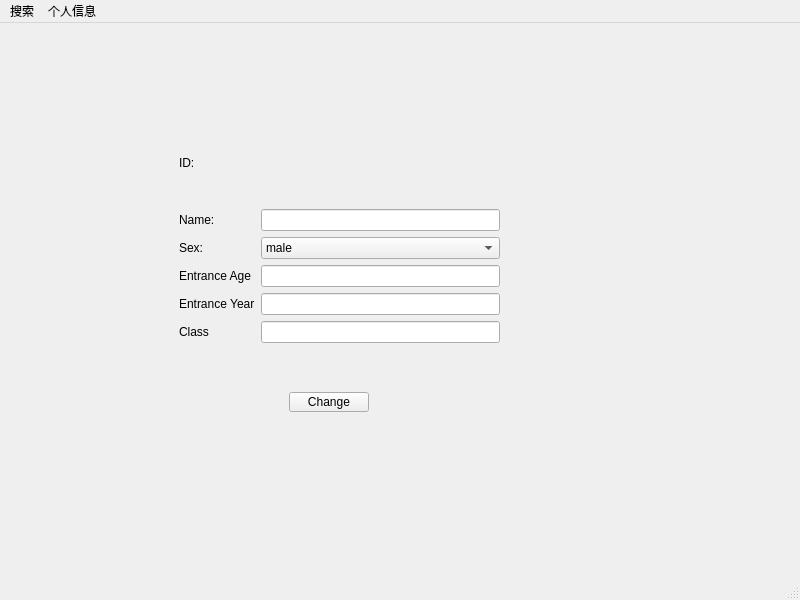
<?xml version="1.0" encoding="UTF-8"?>
<ui version="4.0">
 <class>studentInfo</class>
 <widget class="QMainWindow" name="studentInfo">
  <property name="geometry">
   <rect>
    <x>0</x>
    <y>0</y>
    <width>800</width>
    <height>600</height>
   </rect>
  </property>
  <property name="windowTitle">
   <string>MainWindow</string>
  </property>
  <widget class="QWidget" name="centralwidget">
   <layout class="QHBoxLayout" name="horizontalLayout">
    <item>
     <widget class="QStackedWidget" name="stackedWidget">
      <property name="currentIndex">
       <number>2</number>
      </property>
      <widget class="QWidget" name="page"/>
      <widget class="QWidget" name="page_2"/>
      <widget class="QWidget" name="info_page">
       <widget class="QWidget" name="layoutWidget">
        <property name="geometry">
         <rect>
          <x>170</x>
          <y>90</y>
          <width>321</width>
          <height>221</height>
         </rect>
        </property>
        <layout class="QGridLayout" name="gridLayout">
         <item row="0" column="0">
          <widget class="QLabel" name="label_2">
           <property name="text">
            <string>ID:</string>
           </property>
          </widget>
         </item>
         <item row="1" column="0">
          <widget class="QLabel" name="label_3">
           <property name="text">
            <string>Name:</string>
           </property>
          </widget>
         </item>
         <item row="1" column="1">
          <widget class="QLineEdit" name="name"/>
         </item>
         <item row="2" column="0">
          <widget class="QLabel" name="label_4">
           <property name="text">
            <string>Sex:</string>
           </property>
          </widget>
         </item>
         <item row="2" column="1">
          <widget class="QComboBox" name="comboBox">
           <item>
            <property name="text">
             <string>male</string>
            </property>
           </item>
           <item>
            <property name="text">
             <string>female</string>
            </property>
           </item>
          </widget>
         </item>
         <item row="3" column="0">
          <widget class="QLabel" name="label_5">
           <property name="text">
            <string>Entrance Age</string>
           </property>
          </widget>
         </item>
         <item row="3" column="1">
          <widget class="QLineEdit" name="age"/>
         </item>
         <item row="4" column="0">
          <widget class="QLabel" name="label_6">
           <property name="text">
            <string>Entrance Year</string>
           </property>
          </widget>
         </item>
         <item row="4" column="1">
          <widget class="QLineEdit" name="year"/>
         </item>
         <item row="5" column="0">
          <widget class="QLabel" name="label_7">
           <property name="text">
            <string>Class</string>
           </property>
          </widget>
         </item>
         <item row="5" column="1">
          <widget class="QLineEdit" name="class_2"/>
         </item>
         <item row="0" column="1">
          <widget class="QLabel" name="id_label">
           <property name="text">
            <string/>
           </property>
          </widget>
         </item>
        </layout>
       </widget>
       <widget class="QPushButton" name="changeBtn">
        <property name="geometry">
         <rect>
          <x>280</x>
          <y>360</y>
          <width>80</width>
          <height>20</height>
         </rect>
        </property>
        <property name="text">
         <string>Change</string>
        </property>
       </widget>
      </widget>
      <widget class="QWidget" name="page_3"/>
     </widget>
    </item>
   </layout>
  </widget>
  <widget class="QMenuBar" name="menubar">
   <property name="geometry">
    <rect>
     <x>0</x>
     <y>0</y>
     <width>800</width>
     <height>21</height>
    </rect>
   </property>
   <widget class="QMenu" name="menu">
    <property name="title">
     <string>搜索</string>
    </property>
   </widget>
   <widget class="QMenu" name="menu_2">
    <property name="title">
     <string>个人信息</string>
    </property>
   </widget>
   <addaction name="menu"/>
   <addaction name="menu_2"/>
  </widget>
  <widget class="QStatusBar" name="statusbar"/>
 </widget>
 <resources/>
 <connections/>
</ui>
